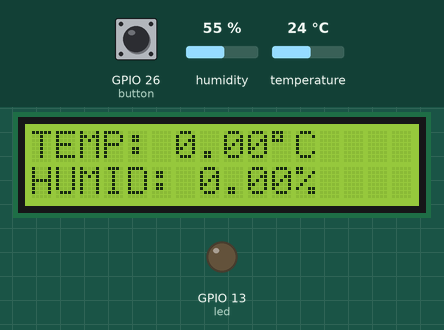
This sketch was run on a simulated ESP32. Parts: 16×2 character LCD, output pins drawn as LEDs (lit = HIGH). The test bench sets the inputs (shaded band); at power-on: GPIO 26 (button) HIGH, humidity 55 %, temperature 24 °C. WiFi joins after 1.5 s; servers stay silent unless stated; what the sketch prints to the serial monitor is not drawn.

Above: at 1.2 s.
1.3 s: GPIO 26 (button) pulled LOW for 0.15 s
At 5.9 s:
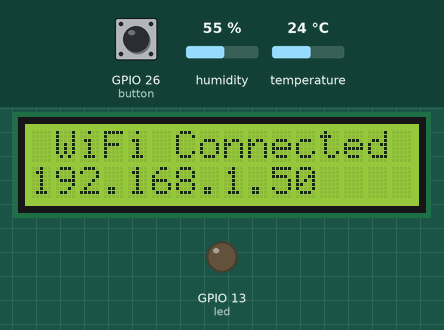
6.5 s: GPIO 26 (button) pulled LOW for 1 s
At 7.3 s:
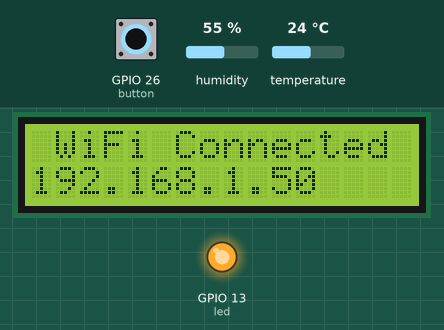
9.0 s: GPIO 26 (button) pulled LOW for 0.15 s
At 10.3 s:
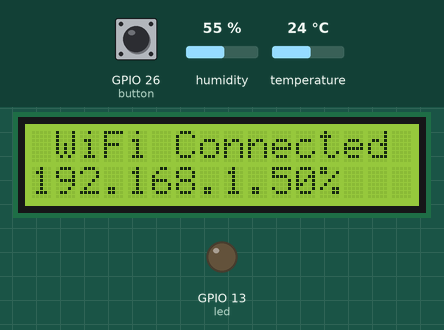
11.5 s: GPIO 26 (button) pulled LOW for 3.2 s
At 12.9 s:
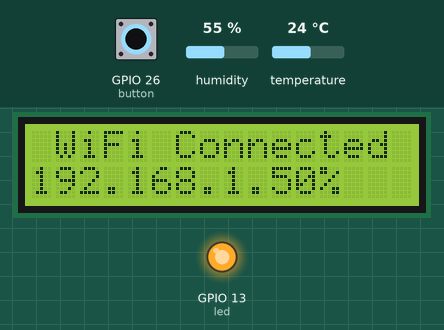
16.2 s: humidity set to 22 %
At 21.3 s:
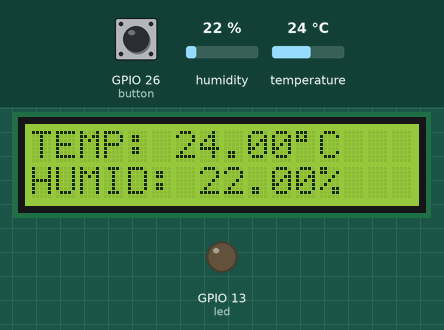
21.6 s: temperature set to 12 °C
At 26.4 s:
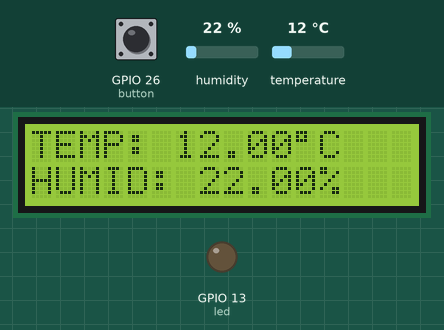
Timing chart, 0 to 27.6 s (numbered marks = the images above; inputs shaded):
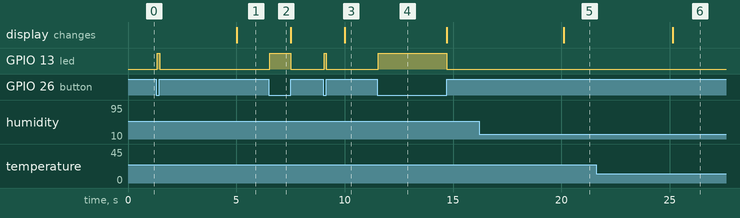

Measured:
- after the input at 1.3 s, GPIO 13 (led): LOW → HIGH after 0.05 s, → LOW 0.10 s later; the display: changes after 3.7 s (image 1)
- after the input at 6.5 s, GPIO 13 (led): LOW → HIGH after 0.05 s, → LOW 0.96 s later
- after the input at 9.0 s, GPIO 13 (led): LOW → HIGH after 0.05 s, → LOW 0.10 s later; the display: changes after 1.0 s (image 3)
- after the input at 11.5 s, GPIO 13 (led): LOW → HIGH after 0.05 s, → LOW 3.2 s later
- after the input at 16.2 s, the display: changes after 3.9 s (image 5)
- after the input at 21.6 s, the display: changes after 3.5 s (image 6)

The sketch:

Auto_Temp_WebServer_Update_JRC_Board_Shield.ino
```cpp
#include <WiFi.h>
#include <ESPAsyncWebSrv.h>
#include <LiquidCrystal.h>
#include <DHT.h>
DHT dht(23, DHT11);
LiquidCrystal lcd(4, 17, 16, 15, 14, 05);
AsyncWebServer server(80);

float temp, humidity;
uint32_t timer, timer2;
String html;
const int button = 26, led = 13;
bool state = 0;


// const char* ssid = "NAF Tech_WiFi";
// const char* password = "N@f Tech";
const char* ssid = "JRC Board";
const char* password = "robotics";

const char index_html[] PROGMEM = R"rawliteral(
  <html>
  <head>
    <title>
      JRC Board
    </title>
    <meta http-equiv='refresh' content='2'>
    <content=\"width=device-width, initial-scale=1\">
    <style>
      html {
        font-family: Helvetica;
        fone-size: 200;
        display: inline-block;
        margin: 0px auto;
        text-align: center;
      }
      .background {
        background-image: url("https://t4.ftcdn.net/jpg/04/61/23/23/360_F_461232389_XCYvca9n9P437nm3FrCsEIapG4SrhufP.jpg");
        background-size: auto;
      }
    </style>
  </head>

  <body>
    <div class="background">
      <br>
      <h1>
        JRC Board Temperature and Humidity Server
      </h1>
      <br>
      <h2>
        <span>Temperature:</span>
        <span id="temperature">%TEMPERATURE%</span>
        <span class="units">&deg;C</span>
      </h2>
      <h2>
        <span>Humidity</span>
        <span id="humidity">%HUMIDITY%</span>
        <span class="units">&percnt;</span>
      </h2>
      <a href="https://jrcboard.com">
        <img src="https://new.jrcboard.com/wp-content/uploads/2023/04/Jrc-Landiscape-logo.png"
          style="
            object-fit: scale-down;
            width: 300px;
            height: 100px;
         "/>
      </a>
    </div>
  </body>
  </html>

  )rawliteral";

String processor(const String& var) {
  if (var == "TEMPERATURE") {
    return String(temp);
  } else if (var == "HUMIDITY") {
    return String(humidity);
  }
  return String();
}


void display() {
  if (!state) {
    lcd.setCursor(0, 0);
    lcd.print("TEMP: " + String(temp) + char(223) + "C    ");
    lcd.setCursor(0, 1);
    lcd.print("HUMID: " + String(humidity) + "%    ");
  } else {
    if (millis() - timer2 > 5000) {
      lcd.setCursor(0, 0);
      (WiFi.status() == WL_CONNECTED) ? lcd.print(" WiFi Connected ") : lcd.print("WiFi Unavailable");
      lcd.setCursor(0, 1);
      lcd.print(WiFi.localIP());
      timer2 = millis();
    }
  }
}

void reading() {
  if (millis() - timer > 5000) {
    temp = dht.readTemperature();
    humidity = dht.readHumidity();
    Serial.println(WiFi.localIP());
    timer = millis();
  }
}

bool push() {
  uint32_t t = 0;
  if (!digitalRead(button)) {
    delay(50);  //debounce delay
    digitalWrite(13, 1);
    while (!digitalRead(button)) {
      delay(20);
      t += 20;
    }
    digitalWrite(13, 0);
    if (t) return 1;
  }
  return 0;
}

void setup() {
  Serial.begin(115200);
  pinMode(led, OUTPUT);
  pinMode(button, INPUT_PULLUP);
  lcd.begin(16, 2);
  dht.begin();
  // WiFi.config(local_IP, gateway, subnet);
  WiFi.begin(ssid, password);
  // WiFi.softAP("JRC Board", "robotics");

  server.on("/", HTTP_GET, [](AsyncWebServerRequest* request) {
    request->send_P(200, "text/html", index_html, processor);
  });

  server.begin();
}

void loop() {
  display();
  reading();
  if (push()) state = !state;
}
```
